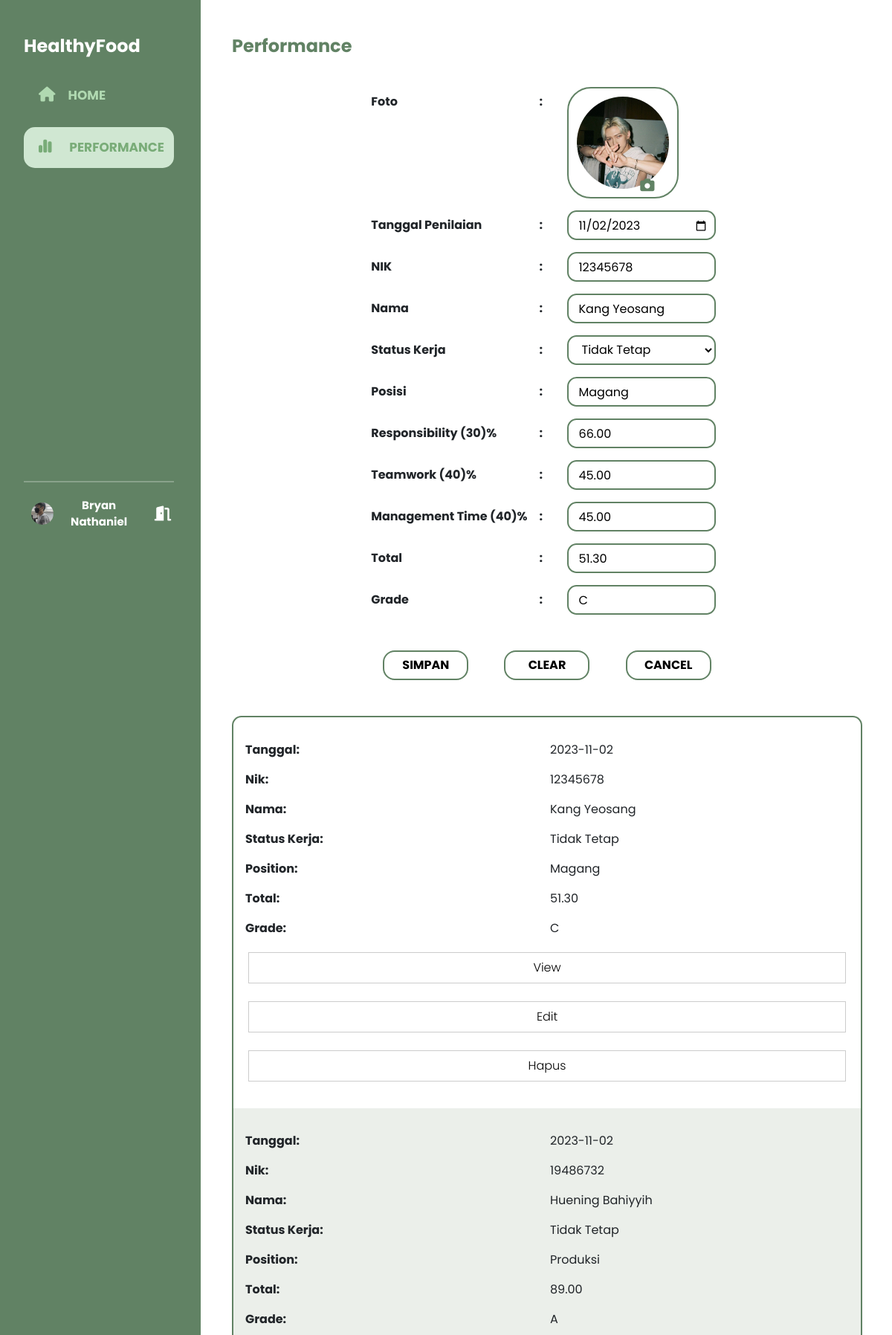
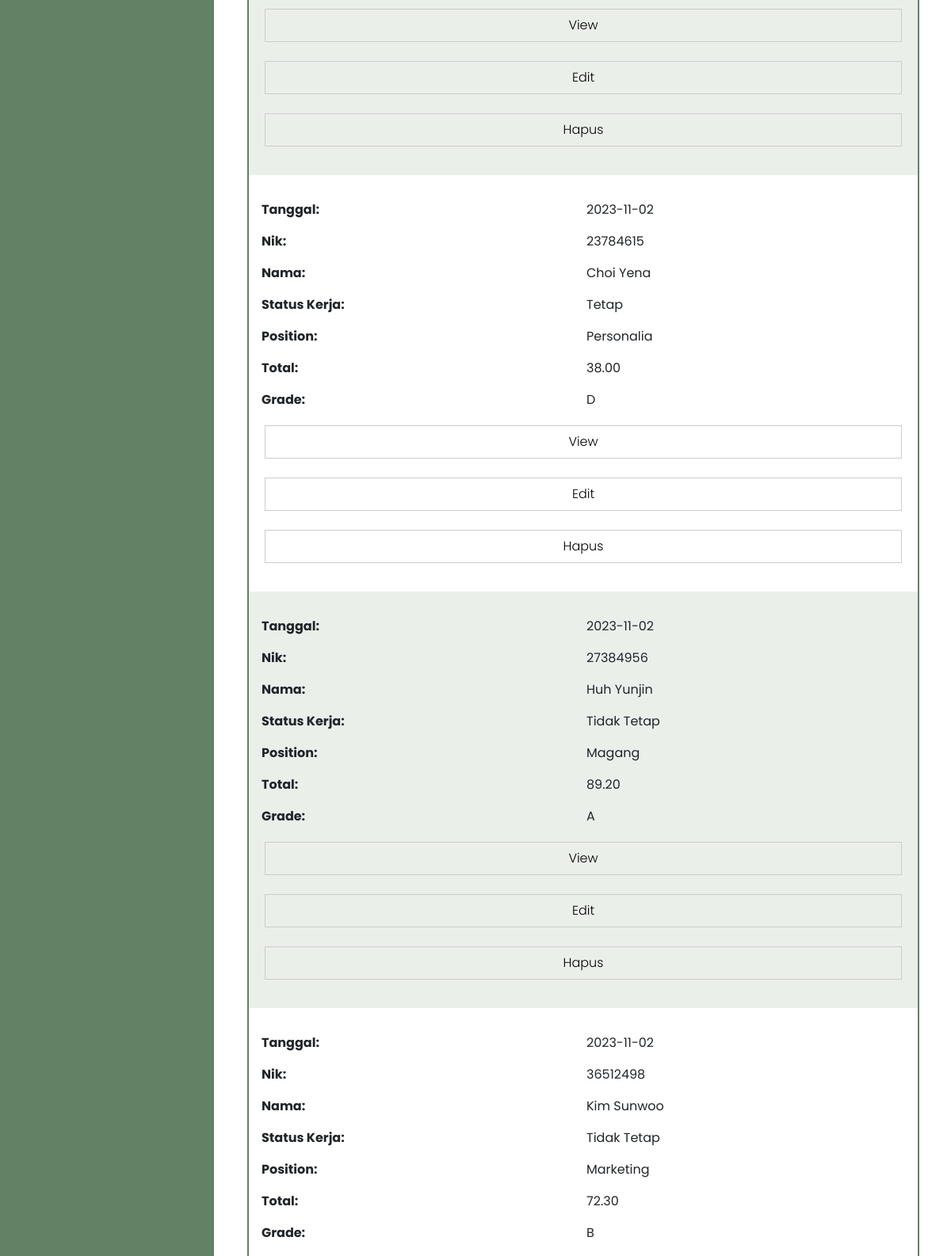
Screenshot of /performance/performance.php?nik=12345678&action=edit (upper part) with the database file from the repository (2 pictures, top to bottom).
### tables this page shows
CREATE TABLE `performance` (
  `nik` int(8) NOT NULL,
  `foto` varchar(200) NOT NULL,
  `nama` varchar(200) NOT NULL,
  `status_kerja` enum('Tetap','Tidak Tetap') NOT NULL,
  `position` varchar(10) NOT NULL,
  `tgl_penilaian` date NOT NULL,
  `responsibility` decimal(10,2) NOT NULL,
  `teamwork` decimal(10,2) NOT NULL,
  `management_time` decimal(10,2) NOT NULL,
  `total` decimal(10,2) NOT NULL,
  `grade` varchar(3) NOT NULL
);

### performance/performance.php (the view, shortened to what this page needs)
<?php
include('../connection.php');
$query = mysqli_query($con, "SELECT * FROM performance");
$result = mysqli_fetch_all($query, MYSQLI_ASSOC);
if (isset($_GET['nik'])) {
  $nik = $_GET['nik'];
  $search = mysqli_query($con, "SELECT * FROM performance WHERE nik='$nik' LIMIT 1");
  $search_result = mysqli_fetch_all($search, MYSQLI_ASSOC);
}
?>
<!DOCTYPE html>
<html lang="en">
<head>
  <link rel="stylesheet" href="app.css" />
  <link href="https://cdn.jsdelivr.net/npm/bootstrap@5.3.2/dist/css/bootstrap.min.css" rel="stylesheet" />
</head>
<body>
  <div class="background">
    <div class="sidebar">
      <div class="content">
        <div class="brand">
          <h1>HealthyFood</h1>
        </div>
        <div class="list">
          <div class="space home-list">
            <a href="../home.php">
              <i class="fa-solid fa-house"></i>
              <p>HOME</p>
            </a>
          </div>
          <div class="space perform-list">
            <a href="">
              <i class="fa-solid fa-chart-simple"></i>
              <p>PERFORMANCE</p>
            </a>
          </div>
          <div class="profile">
            <hr>
            <div class="profile_grid">
              <div><img src="../img/bry.jpg" alt=""></div>
              <div>
                <p>Bryan Nathaniel</p>
              </div>
              <div><i class="fa-solid fa-door-open"></i></div>
            </div>
          </div>
        </div>
      </div>
    </div>
    <div class="performance">
      <div class="judul">
        <h1>Performance</h1>
      </div>
      <div class="formKaryawan">
        <form method="post" enctype="multipart/form-data">
          <div class="form_grid">
            <div class="left_grid">
              <div>
                <p>Foto</p>
              </div>
              <div>
                <p>:</p>
              </div>
              <?php
              $showUploadimg = '';
              ?>
              <div class="upload_foto">
                <div class="circle">
                  <img class="profile-pic" src="<?php
                                                if (isset($_GET['nik'])) {
                                                ?>../img/<?php echo $search_result[0]['foto'];
                                                } else {
                              ?>
                    ../img/profile.png
                    <?php
                                                }
                    ?>" />
                </div>
                <div class="p-image <?= $showUploadimg; ?>">
                  <i class="fa fa-camera upload-button"></i>
                </div>
              </div>
              <div>
                <p>Tanggal Penilaian</p>
              </div>
              <div>
                <p>:</p>
              </div>
              <div class="input">
                <input value="<?php
                              if (isset($_GET['nik'])) {
                                echo $search_result[0]['tgl_penilaian'];
                              } ?>" name="tanggal" type="date" />
              </div>
              <div>
                <p>NIK</p>
              </div>
              <div>
                <p>:</p>
              </div>
              <?php
              $showReadOnly = '';
              if (isset($_GET['action'])) {
                $action = $_GET['action'];
                if ($action === 'edit' || $action === 'view') {
                  $showReadOnly = 'readonly';
                }
              }
              ?>
              <div class="input">
                <input value="<?php
                              if (isset($_GET['nik'])) {
                                echo $search_result[0]['nik'];
                              } ?>" name="nik" type="text" <?= $showReadOnly; ?> />
              </div>
              <div>
                <p>Nama</p>
              </div>
              <div>
                <p>:</p>
              </div>
              <div class="input">
                <input value="<?php
                              if (isset($_GET['nik'])) {
                                echo $search_result[0]['nama'];
                              } ?>" name="nama" type="text" />
              </div>
              <div>
                <p>Status Kerja</p>
              </div>
              <div>
                <p>:</p>
              </div>
              <div>
                <?php
                include('../connection.php');
                $query_enum = "SHOW COLUMNS FROM performance WHERE Field = 'status_kerja'";
                $result_enum = $con->query($query_enum);
                $row = $result_enum->fetch_assoc();
                $enum_str = $row['Type'];
                preg_match_all("/'([^']+)'/", $enum_str, $matches);
                $enum_values = $matches[1];
                ?>
                <select name="status" id="" class="select-status">
                  <?php foreach ($enum_values as $value) : ?>
                    <option value="<?= $value ?>" <?php if (isset($_GET['nik']) && $search_result[0]['status_kerja'] == $value) echo 'selected'; ?>><?= $value ?></option>
                  <?php endforeach; ?>
                </select>
              </div>
              <div>
                <p>Posisi</p>
              </div>
              <div>
                <p>:</p>
              </div>
              <div class="input">
                <input value="<?php
                              if (isset($_GET['nik'])) {
                                echo $search_result[0]['position'];
                              } ?>" name="posisi" type="text" />
              </div>
            </div>
            <?php
            $firstLand = 'firstLand';
            if (isset($_GET['action'])) {
              $action = $_GET['action'];
              if ($action === 'edit') {
                $firstLand = 'buttonGroupEdit';
              } else if ($action === 'view') {
                $firstLand = 'buttonGroupView';
              }
            }
            ?>
            <div class="right_grid">
              <div class="buttonGroup <?php echo $firstLand; ?>">
                <?php
                $showSaveClear = '';
                $showCancel = 'hidden';
                if (isset($_GET['action'])) {
                  $action = $_GET['action'];
                  if ($action === 'edit') {
                    $showSaveClear = '';
                    $showCancel = '';
                  } else {
                    $showSaveClear = 'hidden';
                    $showCancel = '';
                  }
                }
                ?>
                <div class="button <?php echo $showSaveClear; ?>"><button name="insert" type="submit">SIMPAN</button></div>
                <div class="button <?php echo $showSaveClear; ?>"><button name="reset" type="reset">CLEAR</button></div>
                <div class="button <?php echo $showCancel; ?>">
                  <div class="cancelbtn"><a href="performance.php">CANCEL</a></div>
                </div>
              </div>
              <div class="right_input">
                <div>
                  <p>Responsibility (30)%</p>
                </div>
                <div>
                  <p>:</p>
                </div>
                <div class="input">
                  <input value="<?php
                                if (isset($_GET['nik'])) {
                                  echo $search_result[0]['responsibility'];
                                } ?>" id="responsibility" name="responsible" type="number" oninput="calculateTotalAndGrade()" min="0" max="100" />
                </div>
                <div>
                  <p>Teamwork (40)%</p>
                </div>
                <div>
                  <p>:</p>
                </div>
                <div class="input">
                  <input value="<?php
                                if (isset($_GET['nik'])) {
                                  echo $search_result[0]['teamwork'];
                                } ?>" id="teamwork" name="teamwork" type="number" oninput="calculateTotalAndGrade()" min="0" max="100" />
                </div>
                <div>
                  <p>Management Time (40)%</p>
                </div>
                <div>
                  <p>:</p>
                </div>
                <div class="input">
                  <input value="<?php
                                if (isset($_GET['nik'])) {
                                  echo $search_result[0]['management_time'];
                                } ?>" id="managementTime" name="time" type="number" oninput="calculateTotalAndGrade()" min="0" max="100" />
                </div>
                <div>
                  <p>Total</p>
                </div>
                <div>
                  <p>:</p>
                </div>
                <div class="input">
                  <input value="<?php
                                if (isset($_GET['nik'])) {
                                  echo $search_result[0]['total'];
                                } ?>" id="total" name="total" type="text" readonly />
                </div>
                <div>
                  <p>Grade</p>
                </div>
                <div>
                  <p>:</p>
                </div>
                <div class="input">
                  <input value="<?php
                                if (isset($_GET['nik'])) {
                                  echo $search_result[0]['grade'];
                                } ?>" id="grade" name="grade" type="text" readonly />
                </div>
              </div>
            </div>
          </div>
        </form>
      </div>
      <div class="tabelKaryawan">
        <table class="isi_tabel">
          <tbody>
            <?php
            if (mysqli_num_rows($query) > 0) {
              foreach ($result as $result) : ?>
                <tr>
                  <td data-cell="tanggal" scope="row"><?= $result['tgl_penilaian'] ?></td>
                  <td data-cell="nik"><?= $result['nik'] ?></td>
                  <td data-cell="nama"><?= $result['nama'] ?></td>
                  <td data-cell="status kerja"><?= $result['status_kerja'] ?></td>
                  <td data-cell="position"><?= $result['position'] ?></td>
                  <td data-cell="total"><?= $result['total'] ?></td>
                  <td data-cell="grade"><?= $result['grade'] ?></td>
                  <td><a href='performance.php?nik=<?= $result['nik'] ?>&action=view'>View</a></td>
                  <td><a href='performance.php?nik=<?= $result['nik'] ?>&action=edit'>Edit</a></td>
                  <td><a href='performance.php?nik=<?= $result['nik'] ?>&action=delete' onclick="return confirm('Apakah yakin hapus?')">Hapus</a></td>
                </tr>
              <?php endforeach;
            } else { ?>
              <tr>
                <td colspan="8" align="center"><i>Data Belum Ada</i></td>
              </tr>
            <?php } ?>
          </tbody>
        </table>
      </div>
    </div>
  </div>
</body>
</html>

### rows the page displays
performance: foto (picture), tanggal "11/02/2023", nik "12345678", nama "Kang Yeosang", status "Tidak Tetap", posisi "Magang", responsible "66.00", teamwork "45.00", time "45.00", total "51.30", grade "C", tgl_penilaian "2023-11-02", status_kerja "Tidak Tetap", position "Magang"
performance: tgl_penilaian "2023-11-02", nik "19486732", nama "Huening Bahiyyih", status_kerja "Tidak Tetap", position "Produksi", total "89.00", grade "A"
performance: tgl_penilaian "2023-11-02", nik "23784615", nama "Choi Yena", status_kerja "Tetap", position "Personalia", total "38.00", grade "D"
performance: tgl_penilaian "2023-11-02", nik "27384956", nama "Huh Yunjin", status_kerja "Tidak Tetap", position "Magang", total "89.20", grade "A"
performance: tgl_penilaian "2023-11-02", nik "36512498", nama "Kim Sunwoo", status_kerja "Tidak Tetap", position "Marketing", total "72.30", grade "B"
